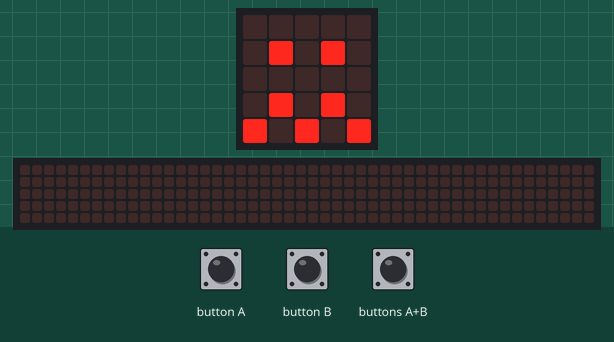
This program was run on a simulated BBC micro:bit running MicroPython. On the bench: the board's 5×5 LED display, a strip that is not on the board, showing the scrolling text unrolled. Inputs (shaded band) come from the test bench. The 48×5 strip is a reading aid, not a part: it shows the text the display is scrolling, unrolled, one strip-width of it at a time.

Above: at 1.2 s.
1.3 s: button A pressed for 1 s
At 2.05 s:
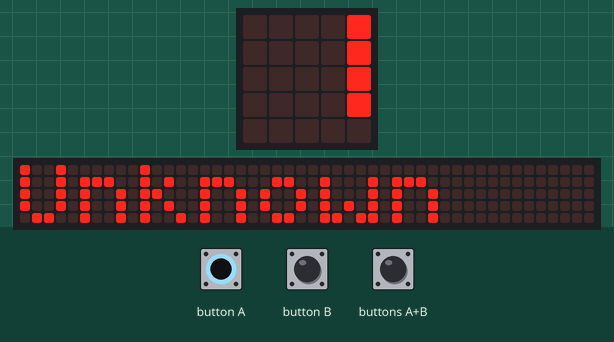
3.8 s: buttons A+B pressed for 3.2 s
At 6.13 s:
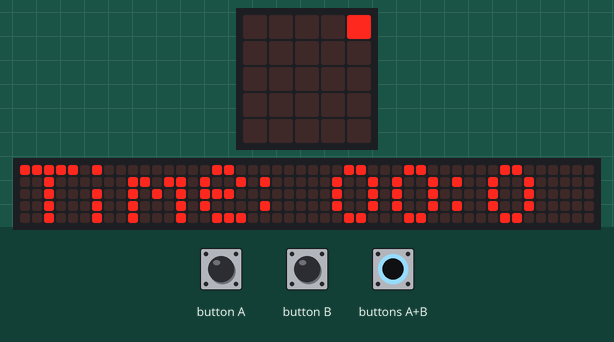

Measured:
- after the input at 1.3 s, the display: changes after 0.70 s (image 1)
- after the input at 3.8 s, the display: first differs from a run without the input after 2.3 s (image 2)

The program:

microbit.py
```python
from microbit import *
import music

class MicrobitDisplay:
    def __init__(self):
        self.animation_sequences = {
            'NORMAL': [(Image.HEART, 1000), (Image.HEART_SMALL, 1000)],
            'CHEAP': [(Image.HAPPY, 500)],
            'VERY_CHEAP': [(Image.YES, 500)],
            'EXPENSIVE': [(Image.TRIANGLE, 500)],
            'VERY_EXPENSIVE': [(Image.NO, 500)]
        }
        self.price_level = "Unknown"
        self.valid_from = "00:00"
        self.total_price = "0.0"
        uart.init(baudrate=115200)

    def animate_price_level(self):
        sequence = self.animation_sequences.get(self.price_level, [(Image.CONFUSED, 1000)])
        for image, delay in sequence:
            display.show(image)
            sleep(delay)

    def update_display(self):
        if uart.any():
            data = uart.readline().decode('utf-8').rstrip()
            if data == "TERMINATE":
                self.price_level = "Unknown"
                self.valid_from = "00:00"
                self.total_price = "0.0"
                display.show(Image.CONFUSED)
                return

            try:
                new_price_level, self.valid_from, self.total_price = data.split(',')
                self.price_level = new_price_level
                display.clear()
            except ValueError:
                display.show(Image.SAD)
                sleep(1000)
                display.clear()

        if button_a.is_pressed() and button_b.is_pressed():
            display.scroll("Time: " + self.valid_from + " Price: " + self.total_price, delay=100)
        elif button_a.is_pressed():
            display.scroll(self.price_level, delay=100)
        elif button_b.is_pressed():
            display.scroll(self.total_price, delay=100)
        else:
            self.animate_price_level()

microbit_display = MicrobitDisplay()

while True:
    microbit_display.update_display()
```
